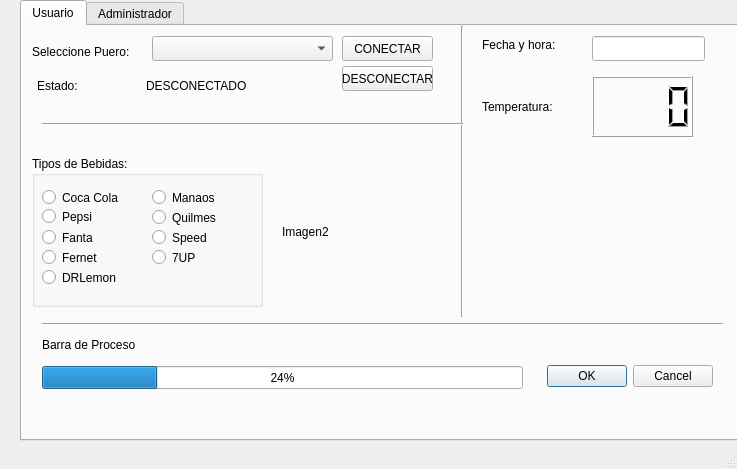
<?xml version="1.0" encoding="UTF-8"?>
<ui version="4.0">
 <class>MainWindow</class>
 <widget class="QMainWindow" name="MainWindow">
  <property name="geometry">
   <rect>
    <x>0</x>
    <y>0</y>
    <width>737</width>
    <height>469</height>
   </rect>
  </property>
  <property name="windowTitle">
   <string>Dispensador</string>
  </property>
  <widget class="QWidget" name="centralwidget">
   <widget class="QTabWidget" name="tabWidget">
    <property name="geometry">
     <rect>
      <x>20</x>
      <y>0</y>
      <width>721</width>
      <height>441</height>
     </rect>
    </property>
    <property name="currentIndex">
     <number>0</number>
    </property>
    <widget class="QWidget" name="tab">
     <attribute name="title">
      <string>Usuario</string>
     </attribute>
     <widget class="QLabel" name="label_4">
      <property name="geometry">
       <rect>
        <x>460</x>
        <y>70</y>
        <width>81</width>
        <height>21</height>
       </rect>
      </property>
      <property name="text">
       <string>Temperatura:</string>
      </property>
     </widget>
     <widget class="QLCDNumber" name="lcdNumber">
      <property name="geometry">
       <rect>
        <x>570</x>
        <y>50</y>
        <width>101</width>
        <height>61</height>
       </rect>
      </property>
      <property name="digitCount">
       <number>4</number>
      </property>
     </widget>
     <widget class="QGroupBox" name="groupBox">
      <property name="geometry">
       <rect>
        <x>10</x>
        <y>130</y>
        <width>231</width>
        <height>151</height>
       </rect>
      </property>
      <property name="title">
       <string>Tipos de Bebidas:</string>
      </property>
      <widget class="QRadioButton" name="radioButton_4">
       <property name="geometry">
        <rect>
         <x>10</x>
         <y>30</y>
         <width>96</width>
         <height>23</height>
        </rect>
       </property>
       <property name="text">
        <string>Coca Cola</string>
       </property>
      </widget>
      <widget class="QRadioButton" name="radioButton_5">
       <property name="geometry">
        <rect>
         <x>10</x>
         <y>50</y>
         <width>96</width>
         <height>21</height>
        </rect>
       </property>
       <property name="text">
        <string>Pepsi</string>
       </property>
      </widget>
      <widget class="QRadioButton" name="radioButton_6">
       <property name="geometry">
        <rect>
         <x>10</x>
         <y>70</y>
         <width>96</width>
         <height>23</height>
        </rect>
       </property>
       <property name="text">
        <string>Fanta</string>
       </property>
      </widget>
      <widget class="QRadioButton" name="radioButton_7">
       <property name="geometry">
        <rect>
         <x>120</x>
         <y>30</y>
         <width>96</width>
         <height>23</height>
        </rect>
       </property>
       <property name="text">
        <string>Manaos</string>
       </property>
      </widget>
      <widget class="QRadioButton" name="radioButton_8">
       <property name="geometry">
        <rect>
         <x>120</x>
         <y>50</y>
         <width>96</width>
         <height>23</height>
        </rect>
       </property>
       <property name="text">
        <string>Quilmes</string>
       </property>
      </widget>
      <widget class="QRadioButton" name="radioButton_9">
       <property name="geometry">
        <rect>
         <x>120</x>
         <y>70</y>
         <width>96</width>
         <height>23</height>
        </rect>
       </property>
       <property name="text">
        <string>Speed</string>
       </property>
      </widget>
      <widget class="QRadioButton" name="radioButton_10">
       <property name="geometry">
        <rect>
         <x>10</x>
         <y>90</y>
         <width>96</width>
         <height>23</height>
        </rect>
       </property>
       <property name="text">
        <string>Fernet</string>
       </property>
      </widget>
      <widget class="QRadioButton" name="radioButton_11">
       <property name="geometry">
        <rect>
         <x>10</x>
         <y>110</y>
         <width>96</width>
         <height>23</height>
        </rect>
       </property>
       <property name="text">
        <string>DRLemon</string>
       </property>
      </widget>
      <widget class="QRadioButton" name="radioButton_12">
       <property name="geometry">
        <rect>
         <x>120</x>
         <y>90</y>
         <width>96</width>
         <height>23</height>
        </rect>
       </property>
       <property name="text">
        <string>7UP</string>
       </property>
      </widget>
     </widget>
     <widget class="QComboBox" name="comboBoxPort">
      <property name="geometry">
       <rect>
        <x>130</x>
        <y>10</y>
        <width>181</width>
        <height>25</height>
       </rect>
      </property>
     </widget>
     <widget class="QPushButton" name="pushButton_2">
      <property name="geometry">
       <rect>
        <x>320</x>
        <y>40</y>
        <width>91</width>
        <height>25</height>
       </rect>
      </property>
      <property name="text">
       <string>DESCONECTAR</string>
      </property>
     </widget>
     <widget class="QPushButton" name="pushButtonCONECTAR">
      <property name="geometry">
       <rect>
        <x>320</x>
        <y>10</y>
        <width>91</width>
        <height>25</height>
       </rect>
      </property>
      <property name="text">
       <string>CONECTAR</string>
      </property>
     </widget>
     <widget class="QLabel" name="Imagen2">
      <property name="geometry">
       <rect>
        <x>260</x>
        <y>150</y>
        <width>161</width>
        <height>111</height>
       </rect>
      </property>
      <property name="text">
       <string>Imagen2</string>
      </property>
     </widget>
     <widget class="QLabel" name="label_5">
      <property name="geometry">
       <rect>
        <x>10</x>
        <y>10</y>
        <width>101</width>
        <height>31</height>
       </rect>
      </property>
      <property name="text">
       <string>Seleccione Puero:</string>
      </property>
     </widget>
     <widget class="QLabel" name="label_3">
      <property name="geometry">
       <rect>
        <x>20</x>
        <y>310</y>
        <width>141</width>
        <height>17</height>
       </rect>
      </property>
      <property name="text">
       <string>Barra de Proceso</string>
      </property>
     </widget>
     <widget class="QProgressBar" name="progressBar">
      <property name="geometry">
       <rect>
        <x>20</x>
        <y>340</y>
        <width>481</width>
        <height>23</height>
       </rect>
      </property>
      <property name="value">
       <number>24</number>
      </property>
     </widget>
     <widget class="QDialogButtonBox" name="buttonBox">
      <property name="geometry">
       <rect>
        <x>520</x>
        <y>330</y>
        <width>171</width>
        <height>41</height>
       </rect>
      </property>
      <property name="standardButtons">
       <set>QDialogButtonBox::Cancel|QDialogButtonBox::Ok</set>
      </property>
     </widget>
     <widget class="Line" name="line">
      <property name="geometry">
       <rect>
        <x>430</x>
        <y>0</y>
        <width>20</width>
        <height>291</height>
       </rect>
      </property>
      <property name="orientation">
       <enum>Qt::Vertical</enum>
      </property>
     </widget>
     <widget class="Line" name="line_2">
      <property name="geometry">
       <rect>
        <x>20</x>
        <y>290</y>
        <width>681</width>
        <height>16</height>
       </rect>
      </property>
      <property name="orientation">
       <enum>Qt::Horizontal</enum>
      </property>
     </widget>
     <widget class="Line" name="line_3">
      <property name="geometry">
       <rect>
        <x>20</x>
        <y>90</y>
        <width>421</width>
        <height>16</height>
       </rect>
      </property>
      <property name="orientation">
       <enum>Qt::Horizontal</enum>
      </property>
     </widget>
     <widget class="QLabel" name="label">
      <property name="geometry">
       <rect>
        <x>460</x>
        <y>10</y>
        <width>81</width>
        <height>17</height>
       </rect>
      </property>
      <property name="text">
       <string>Fecha y hora:</string>
      </property>
     </widget>
     <widget class="QLineEdit" name="lineEdit">
      <property name="geometry">
       <rect>
        <x>570</x>
        <y>10</y>
        <width>113</width>
        <height>25</height>
       </rect>
      </property>
     </widget>
     <widget class="QWidget" name="layoutWidget">
      <property name="geometry">
       <rect>
        <x>15</x>
        <y>50</y>
        <width>211</width>
        <height>20</height>
       </rect>
      </property>
      <layout class="QHBoxLayout" name="horizontalLayout">
       <item>
        <widget class="QLabel" name="label_2">
         <property name="text">
          <string>Estado:    </string>
         </property>
        </widget>
       </item>
       <item>
        <widget class="QLabel" name="labelEstado">
         <property name="text">
          <string>DESCONECTADO</string>
         </property>
        </widget>
       </item>
      </layout>
     </widget>
    </widget>
    <widget class="QWidget" name="tab_2">
     <attribute name="title">
      <string>Administrador</string>
     </attribute>
     <widget class="QLineEdit" name="lineEdit_NOMBRE">
      <property name="geometry">
       <rect>
        <x>110</x>
        <y>10</y>
        <width>113</width>
        <height>25</height>
       </rect>
      </property>
     </widget>
     <widget class="QLineEdit" name="lineEdit_PASSWORD">
      <property name="geometry">
       <rect>
        <x>110</x>
        <y>40</y>
        <width>113</width>
        <height>25</height>
       </rect>
      </property>
     </widget>
     <widget class="QLabel" name="label_6">
      <property name="geometry">
       <rect>
        <x>30</x>
        <y>10</y>
        <width>71</width>
        <height>21</height>
       </rect>
      </property>
      <property name="text">
       <string>Nombre:</string>
      </property>
     </widget>
     <widget class="QLabel" name="label_7">
      <property name="geometry">
       <rect>
        <x>30</x>
        <y>40</y>
        <width>61</width>
        <height>21</height>
       </rect>
      </property>
      <property name="text">
       <string>Password:</string>
      </property>
     </widget>
     <widget class="QPushButton" name="pushButtonINGRESAR">
      <property name="geometry">
       <rect>
        <x>260</x>
        <y>10</y>
        <width>91</width>
        <height>25</height>
       </rect>
      </property>
      <property name="text">
       <string>INGRESAR</string>
      </property>
     </widget>
     <widget class="QPushButton" name="pushButton_SALIR">
      <property name="geometry">
       <rect>
        <x>260</x>
        <y>40</y>
        <width>91</width>
        <height>25</height>
       </rect>
      </property>
      <property name="text">
       <string>SALIR</string>
      </property>
     </widget>
     <widget class="Line" name="line_4">
      <property name="geometry">
       <rect>
        <x>7</x>
        <y>70</y>
        <width>691</width>
        <height>20</height>
       </rect>
      </property>
      <property name="orientation">
       <enum>Qt::Horizontal</enum>
      </property>
     </widget>
     <widget class="QLabel" name="label_8">
      <property name="geometry">
       <rect>
        <x>10</x>
        <y>110</y>
        <width>91</width>
        <height>26</height>
       </rect>
      </property>
      <property name="text">
       <string> Fecha y Hora:</string>
      </property>
     </widget>
     <widget class="QDateTimeEdit" name="dateTimeEdit">
      <property name="geometry">
       <rect>
        <x>110</x>
        <y>110</y>
        <width>101</width>
        <height>26</height>
       </rect>
      </property>
     </widget>
     <widget class="QLabel" name="label_9">
      <property name="geometry">
       <rect>
        <x>10</x>
        <y>140</y>
        <width>54</width>
        <height>17</height>
       </rect>
      </property>
      <property name="text">
       <string>Stock:</string>
      </property>
     </widget>
     <widget class="QLabel" name="label_10">
      <property name="geometry">
       <rect>
        <x>20</x>
        <y>90</y>
        <width>201</width>
        <height>17</height>
       </rect>
      </property>
      <property name="text">
       <string>Configuraciones Avanzadas</string>
      </property>
     </widget>
     <widget class="QPushButton" name="pushButton_GUARDAR">
      <property name="geometry">
       <rect>
        <x>610</x>
        <y>300</y>
        <width>80</width>
        <height>25</height>
       </rect>
      </property>
      <property name="text">
       <string>GUARDAR</string>
      </property>
     </widget>
     <widget class="QLabel" name="labelMsJ">
      <property name="geometry">
       <rect>
        <x>400</x>
        <y>10</y>
        <width>271</width>
        <height>51</height>
       </rect>
      </property>
      <property name="text">
       <string>TextLabel</string>
      </property>
     </widget>
     <widget class="QTableWidget" name="tableWidget">
      <property name="geometry">
       <rect>
        <x>10</x>
        <y>160</y>
        <width>591</width>
        <height>231</height>
       </rect>
      </property>
      <row>
       <property name="text">
        <string>1</string>
       </property>
      </row>
      <row>
       <property name="text">
        <string>2</string>
       </property>
      </row>
      <column>
       <property name="text">
        <string>ID</string>
       </property>
      </column>
      <column>
       <property name="text">
        <string>A1</string>
       </property>
      </column>
      <column>
       <property name="text">
        <string>A2</string>
       </property>
      </column>
      <column>
       <property name="text">
        <string>B1</string>
       </property>
      </column>
      <column>
       <property name="text">
        <string>B2</string>
       </property>
      </column>
      <column>
       <property name="text">
        <string>C1</string>
       </property>
      </column>
      <column>
       <property name="text">
        <string>C2</string>
       </property>
      </column>
     </widget>
     <widget class="QPushButton" name="pushButton_AGREGAR">
      <property name="geometry">
       <rect>
        <x>610</x>
        <y>220</y>
        <width>80</width>
        <height>25</height>
       </rect>
      </property>
      <property name="text">
       <string>AGREGAR</string>
      </property>
     </widget>
     <widget class="QPushButton" name="pushButton_BORRAR">
      <property name="geometry">
       <rect>
        <x>610</x>
        <y>260</y>
        <width>80</width>
        <height>25</height>
       </rect>
      </property>
      <property name="text">
       <string>BORRAR</string>
      </property>
     </widget>
     <widget class="QPushButton" name="pushButton_CREAR">
      <property name="geometry">
       <rect>
        <x>610</x>
        <y>180</y>
        <width>80</width>
        <height>25</height>
       </rect>
      </property>
      <property name="text">
       <string>CREAR</string>
      </property>
     </widget>
    </widget>
   </widget>
  </widget>
  <widget class="QMenuBar" name="menubar">
   <property name="geometry">
    <rect>
     <x>0</x>
     <y>0</y>
     <width>737</width>
     <height>22</height>
    </rect>
   </property>
  </widget>
  <widget class="QStatusBar" name="statusbar"/>
  <action name="actionLogin">
   <property name="text">
    <string>Login</string>
   </property>
  </action>
 </widget>
 <resources/>
 <connections/>
</ui>
